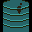

This game map was drawn from its Tiled (.tmx) file and the tilesets committed beside it. A one-line description and the full map source follow:
An orthogonal 4x4 tile map with 8x8 px tiles, 1 tile layer (Tile Layer 1).

<map version="1.0" tiledversion="1.1.5" orientation="orthogonal" renderorder="right-down" width="4" height="4" tilewidth="8" tileheight="8" infinite="0" nextobjectid="1">
 <tileset firstgid="1" source="spritesheet.tsx" />
 <layer name="Tile Layer 1" width="4" height="4">
  <data encoding="csv">
1,2,3,4,
33,34,35,36,
65,66,67,68,
97,98,99,100
</data>
 </layer>
</map>
